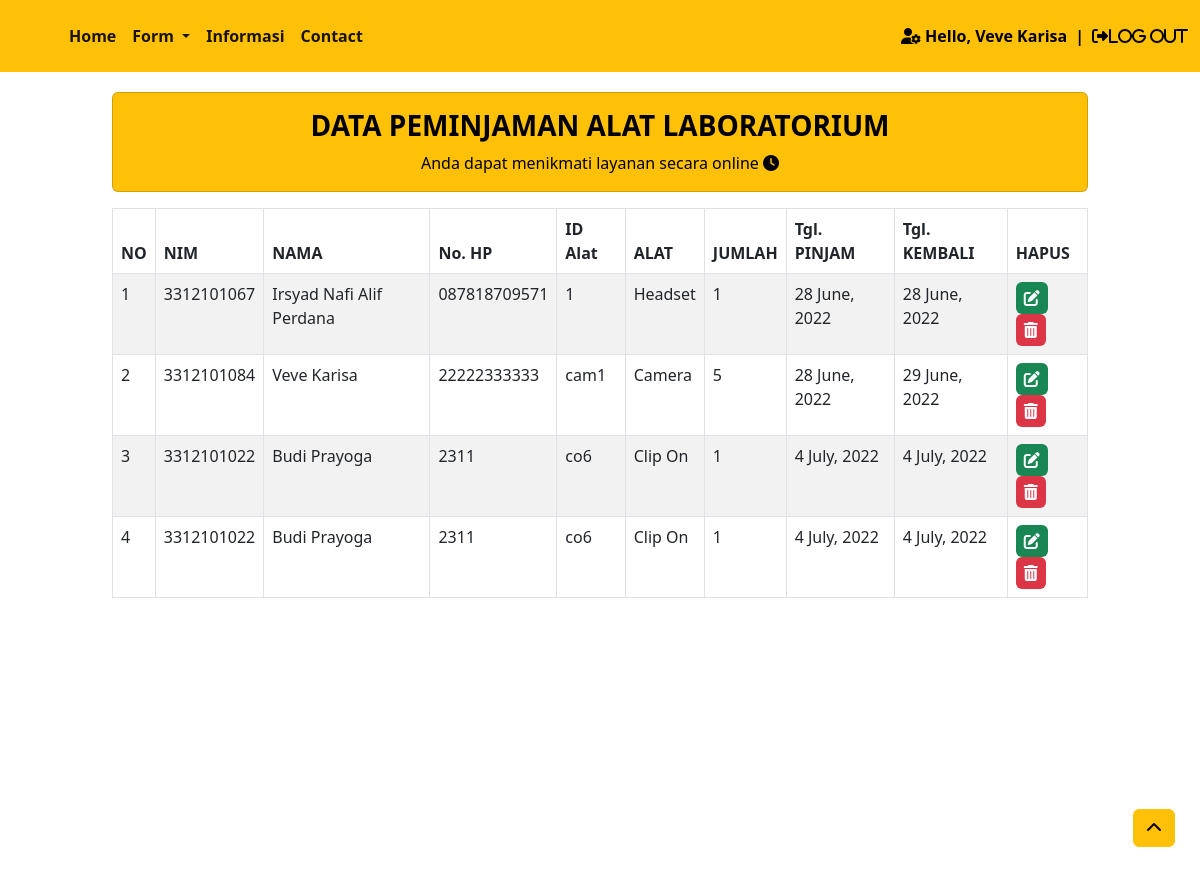
Screenshot of /data_peminjaman_lab.php (signed in) with the database file from the repository.
### tables this page shows
CREATE TABLE `peminjaman` (
  `nim` varchar(15) NOT NULL,
  `nama` varchar(30) NOT NULL,
  `no_hp` varchar(15) NOT NULL,
  `idalat` varchar(10) NOT NULL,
  `alat` varchar(20) NOT NULL,
  `jumlah` varchar(15) NOT NULL,
  `tgl_pinjam` varchar(20) NOT NULL,
  `tgl_kembali` varchar(20) NOT NULL
);

### data_peminjaman_lab.php (the view, shortened to what this page needs)
<!doctype html>
<html lang="en">
<head>
  <link rel="stylesheet" href="homestyle.css">
  <link href="https://cdn.jsdelivr.net/npm/bootstrap@5.2.0-beta1/dist/css/bootstrap.min.css" rel="stylesheet">
</head>
<body>
  <nav class="navbar navbar-expand-lg bg-warning fw-bolder sticky-top">
    <div class="container-fluid">
      <a class="navbar-brand me-xl-4" href="#"><img class="logo" src="assets/poltek3.png" style="height: 70px;" alt=""></a>
      <div class="collapse navbar-collapse" id="navbarSupportedContent">
        <ul class="navbar-nav me-auto mb-2 mb-lg-0">
          <li class="nav-item">
            <a class="nav-link active" aria-current="page" href="home.html">Home</a>
          </li>
          <li class="nav-item dropdown">
            <a class="nav-link active dropdown-toggle" href="form/index.html" id="navbarDropdown" role="button" data-bs-toggle="dropdown" aria-expanded="false">
              Form
            </a>
          </li>
          <li class="nav-item">
            <a class="nav-link active" href="informasi_lab.php" target="_blank">Informasi</a>
          </li>
          <li class="nav-item">
            <a class="nav-link active" href="contact_lab.php" target="_blank">Contact</a>
          </li>
        </ul>
        <form class="logout d-flex mt-3" role="submit">
          <p class="me-2"><i class="fa-solid fa-user-gear"></i> Hello, <?= $_SESSION['nama'] ?></p>
          <p class="me-2">|</p>
          <a href="logout.php" role="button"><i class="fa-solid fa-right-from-bracket">Log out</i></a>
        </form>
      </div>
    </div>
  </nav>
  <div class="container-fluid text-light" style="height: 100vh;">
    <div class="nav row justify-content-evenly text-center align-items-center">
      <div class="col-sm-10">
        <div class="card text-bg-warning mb-3">
          <div class="card-body">
            <h3 class="card-title fw-bold">DATA PEMINJAMAN ALAT LABORATORIUM</h3>
            <p class="card-text">Anda dapat menikmati layanan secara online <i class="fa-solid fa-clock"></i></p>
          </div>
        </div>
      </div>
    </div>
    <div class="row justify-content-evenly  align-items-center text-body">
      <div class="col-sm-10">
        <table class="table table-striped table-bordered">
          <thead>
            <tr>
              <th scope="col">NO</th>
              <th scope="col">NIM</th>
              <th scope="col">NAMA</th>
              <th scope="col">No. HP</th>
              <th scope="col">ID Alat</th>
              <th scope="col">ALAT</th>
              <th scope="col">JUMLAH</th>
              <th scope="col">Tgl. PINJAM</th>
              <th scope="col">Tgl. KEMBALI</th>
              <th scope="col">HAPUS</th>
            </tr>
          </thead>
          <?php
          include 'koneksi.php';
          $query = mysqli_query($koneksi, "SELECT * FROM peminjaman");
          $no = 1;
          while ($data = mysqli_fetch_assoc($query)) {
          ?>
            <tr>
              <td><?php echo $no++; ?></td>
              <td><?php echo $data['nim']; ?></td>
              <td><?php echo $data['nama']; ?></td>
              <td><?php echo $data['no_hp']; ?></td>
              <td><?php echo $data['idalat']; ?></td>
              <td><?php echo $data['alat']; ?></td>
              <td><?php echo $data['jumlah']; ?></td>
              <td><?php echo $data['tgl_pinjam']; ?></td>
              <td><?php echo $data['tgl_kembali']; ?></td>
              <td>
                <a href="#" data-toggle="modal" data-target="#editmhs<?php echo $data['nim']; ?>"><i class="fas fa-edit bg-success p-2 text-white rounded"></i></a>
                <a href="#" data-toggle="modal" data-target="#deletemhs<?php echo $data['nim']; ?>"><i class="fas fa-trash-alt bg-danger p-2 text-white rounded"></i></a>
              </td>
            </tr>
          <?php
          }
          ?>
        </table>
      </div>
    </div>
  </div>
  <a id="back-to-top" href="#" class="btn btn-warning btn-md back-to-top" role="button"><i class="fas fa-chevron-up"></i></a>

### homestyle.css (style rules this page uses)
* { padding: 0; margin: 0; }
.nav { padding-top: 20px; }
table, th, td { padding-right: 20px; }
.logout>p { color: black; }
.logout>a { color: black; }
.back-to-top { position: fixed; bottom: 25px; right: 25px; display: none; }

### rows the page displays
peminjaman: nim "3312101067", nama "Irsyad Nafi Alif Perdana", no_hp "087818709571", idalat "1", alat "Headset", jumlah "1", tgl_pinjam "28 June, 2022", tgl_kembali "28 June, 2022"
peminjaman: nim "3312101084", nama "Veve Karisa", no_hp "22222333333", idalat "cam1", alat "Camera", jumlah "5", tgl_pinjam "28 June, 2022", tgl_kembali "29 June, 2022"
peminjaman: nim "3312101022", nama "Budi Prayoga", no_hp "2311", idalat "co6", alat "Clip On", jumlah "1", tgl_pinjam "4 July, 2022", tgl_kembali "4 July, 2022"
peminjaman: nim "3312101022", nama "Budi Prayoga", no_hp "2311", idalat "co6", alat "Clip On", jumlah "1", tgl_pinjam "4 July, 2022", tgl_kembali "4 July, 2022"

### other values shown
$_SESSION['nama'] "Veve Karisa"
